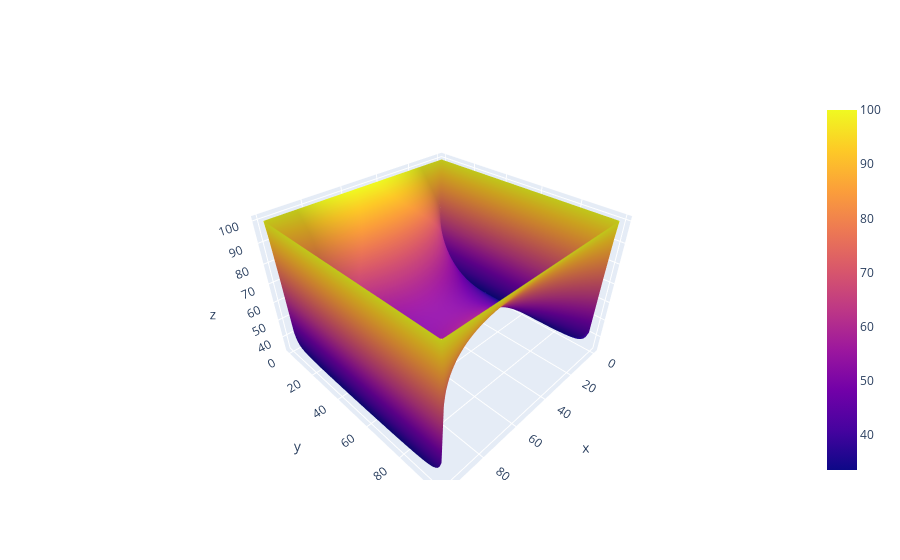

The cell this chart's notebook holds for it:
### Code cell
fig = go.Figure(data=[go.Surface(z=T)])
fig.show()

### Figure 1 — Plotly figure (JSON) as saved in the notebook; plotly's stock layout.template omitted (floating-point values rounded to 4 significant figures; data arrays with more than 128 entries replaced by an {"elided": "..."} marker saying what was removed)
{"data": [{"type": "surface", "z": {"elided": "100x100 float values"}}], "layout": {}}
